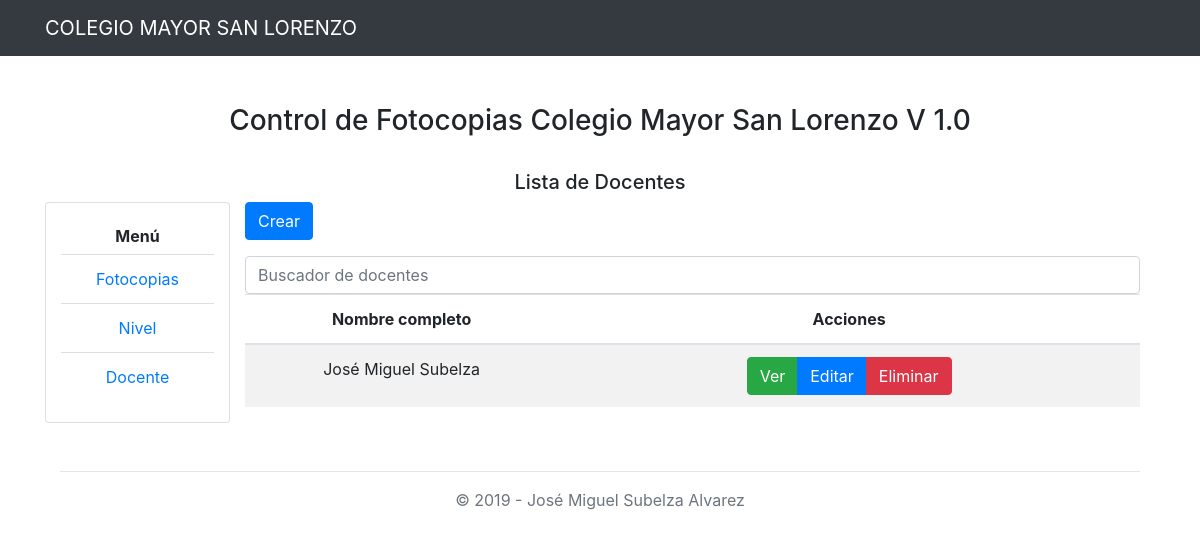
The page /docente/ on the database as committed earlier.
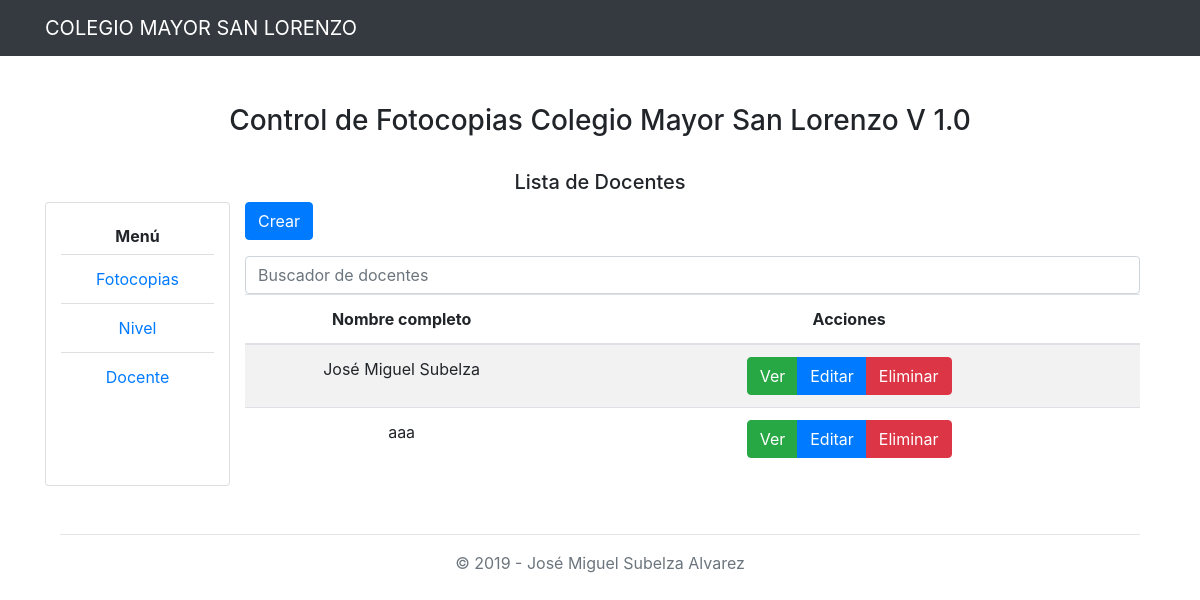
The same page on the database as committed later.
### apps/copias/models.py (models this page shows, shortened)
class Docente(models.Model):
    name = models.CharField(null=False, max_length=150, verbose_name='Nombre completo')

### apps/copias/views.py (the view)
# urls.py: path('docente/', DocenteList.as_view(template_name="docente/index.html"), name='docente_lista'),
class DocenteList(ListView):
    model = Docente
    paginate_by = 5

### templates/docente/index.html (shortened to what this page needs)
{% extends 'base/base.html' %}
{% load staticfiles %}
{% load bootstrap4 %}
{% load widget_tweaks %}
{% block content %}
    <main role="main">
        <div class="container text-center mt-5">
            <div class="row mb-4">
                <div class="col-md-12">
                    <h1 style="font-size: 28px;">Control de Fotocopias Colegio Mayor San Lorenzo V 1.0 </h1>
                </div>
            </div>
            <div class="row">
                <div class="col-md-12">
                    <h5>Lista de Docentes</h5>
                </div>
            </div>
            <div class="row mb-5">
                <div class="card col-md-2">
                    <h6 class="mt-4"><strong>Menú</strong></h6>
                    <ul class="list-group list-group-flush">
                        <li class="list-group-item"><a href="{% url 'copia_lista' %}">Fotocopias</a></li>
                        <li class="list-group-item"><a href="{% url 'nivel_lista' %}">Nivel</a></li>
                        <li class="list-group-item"><a href="{% url 'docente_lista' %}">Docente</a></li>
                    </ul>
                </div>
                <div class="col-md-10">
                    <div class="table-responsive">
                        <div align="left" class="btn_crear mb-3">
                            <a href="crear" type="button" class="btn btn-primary">Crear</a>
                        </div>
                        <form action="buscador" method="GET">
                            <input name="q" placeholder="Buscador de docentes" id="buscador" class="form-control">
                        </form>
                        <table class="table table-striped table-hover">
                            <thead>
                            <tr>
                                <th width="35%">Nombre completo</th>
                                <th>Acciones</th>
                            </tr>
                            </thead>
                            <tbody>
                            {% for object in object_list %}
                                <tr>
                                    <td>{{ object.name }}</td>
                                    <td>
                                        <form method="POST" action="eliminar/{{ object.id }}">
                                            <div class="btn-group">
                                                <a href="detalle/{{ object.id }}" title="Ver" type="button"
                                                   class="btn btn-success">Ver </a>
                                                <a href="editar/{{ object.id }}" title="Editar" type="button"
                                                   class="btn btn-primary">Editar </a>
                                                <button class="btn btn-danger" onclick="return eliminar();"
                                                        type="submit">
                                                    Eliminar
                                                </button>
                                            </div>
                                        </form>
                                    </td>
                                </tr>
                            {% endfor %}
                            </tbody>
                        </table>
                    </div>
            </div>
        </div>
        <hr>
        </div>
    </main>
{% endblock %}

Rows that differ between the two databases and show on the page:
added Docente: name "aaa"
